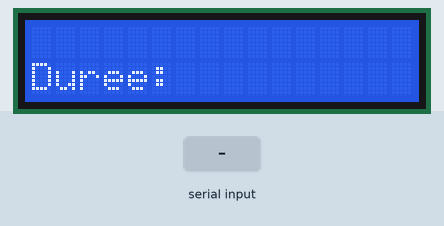
Recording of a sketch running on a simulated Arduino Uno, built with avr-gcc and run on an emulated ATmega328P. On the bench: 16×2 character LCD. The test bench sets the inputs (shaded band).

Above: at 1.2 s.
1.3 s: "1\n" received over Serial
At 2.5 s:
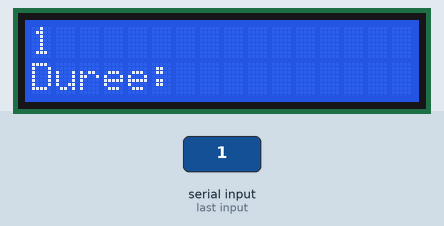
3.0 s: "0\n" received over Serial
At 3.8 s:
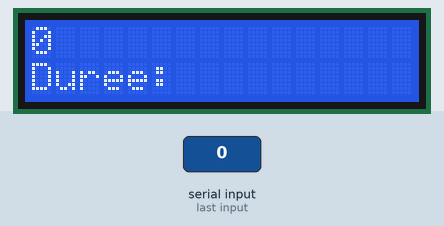
4.5 s: "2\n" received over Serial
At 5.2 s:
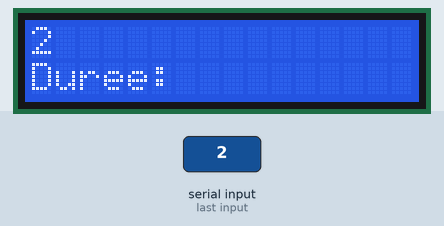
Timing chart, 0 to 7.5 s (numbered marks = the images above; inputs shaded):
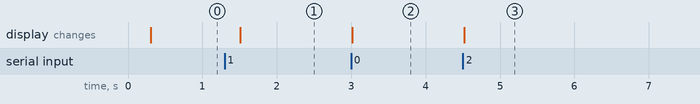

The sketch:

arduino_lcd_scroll.ino
```cpp
#include <LiquidCrystal.h>

LiquidCrystal lcd(13, 12, 10, 9, 8, 7);     //You must put the value of the data plug in the Arduino UNO"

String ligne = "";
String titreScroll = "";
String temps = "";

unsigned long previousMillis = 0;
int scrollIndex = 0;

void setup() {
  Serial.begin(9600);
  lcd.begin(16, 2);
  lcd.clear();
}

void loop() {
  if (Serial.available()) {
    ligne = Serial.readStringUntil('\n');

    int sep = ligne.indexOf('|');
    if (sep != -1) {
      titreScroll = ligne.substring(0, sep);
      temps = ligne.substring(sep + 1);
    } else {
      titreScroll = ligne;
      temps = "";
    }
    scrollIndex = 0;
  }

  if (millis() - previousMillis > 300) {
    previousMillis = millis();
    lcd.clear();

    // Line 1 : Scroll
    if (titreScroll.length() <= 16) {
      lcd.setCursor(0, 0);
      lcd.print(titreScroll);
    } else {
      lcd.setCursor(0, 0);
      lcd.print(titreScroll.substring(scrollIndex, scrollIndex + 16));
      scrollIndex++;
      if (scrollIndex + 16 > titreScroll.length()) {
        scrollIndex = 0;
      }
    }

    // Line 2 : Timer
    lcd.setCursor(0, 1);
    lcd.print("Duree: ");
    lcd.print(temps);
  }
}
```

Measured:
- after the input at 1.3 s, the display: changes after 0.21 s (image 1)
- after the input at 3.0 s, the display: changes at once (image 2)
- after the input at 4.5 s, the display: changes at once (image 3)
